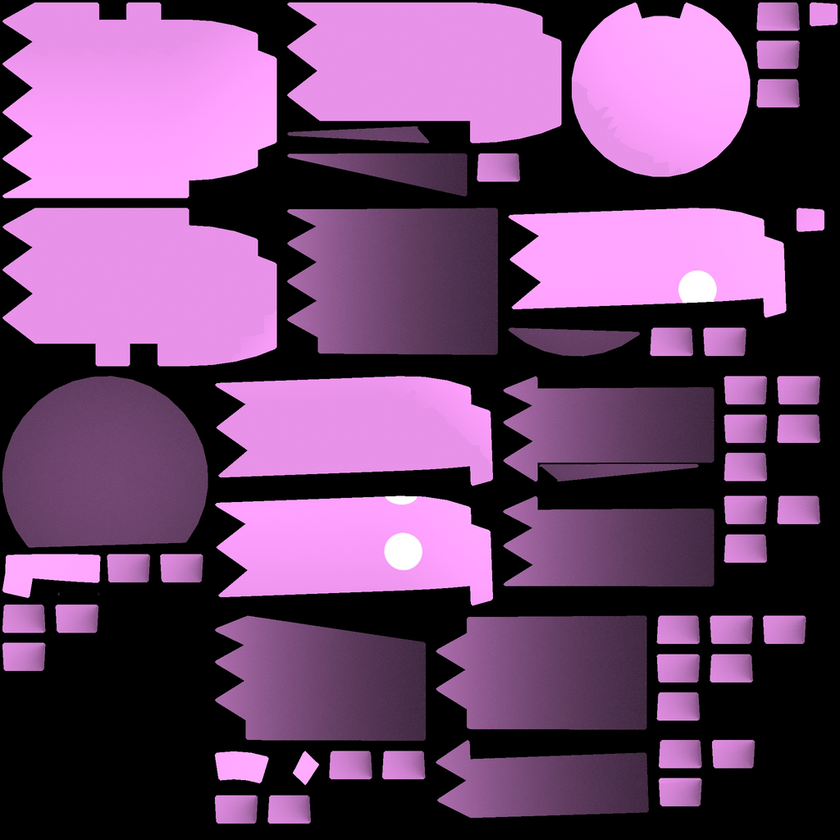
#> input picture data/pacman_ghost.png, 840 x 840 px, shrunk from 1024 x 1024 before the run
$ python colorize_image.py
#> lines starting #> are read from the running program, lines starting #| are printed output that depends on the picture
from PIL import Image


def process_image(input_path, output_path, channel="red"):
    # Open the image
#> called with input_path = 'data/pacman_ghost.png', output_path = 'data/pacman_ghost_green.png', channel = 'green'
    img = Image.open(input_path).convert("RGB")
    pixels = img.load()

    # Channel index: 0 for red, 1 for green, 2 for blue
    channel_idx = {"red": 0, "green": 1, "blue": 2}[channel.lower()]

    # Process each pixel
    for y in range(img.height):
        for x in range(img.width):
            r, g, b = pixels[x, y]

            # Check if the pixel is totally white
            if r == g == b:
                continue  # Keep the original white pixel

            # Create a new pixel with only the selected channel
            channels = [0, 0, 0]
            channels[channel_idx] = [r, g, b][channel_idx]
            pixels[x, y] = tuple(channels)

    # Save the processed image
    img.save(output_path)
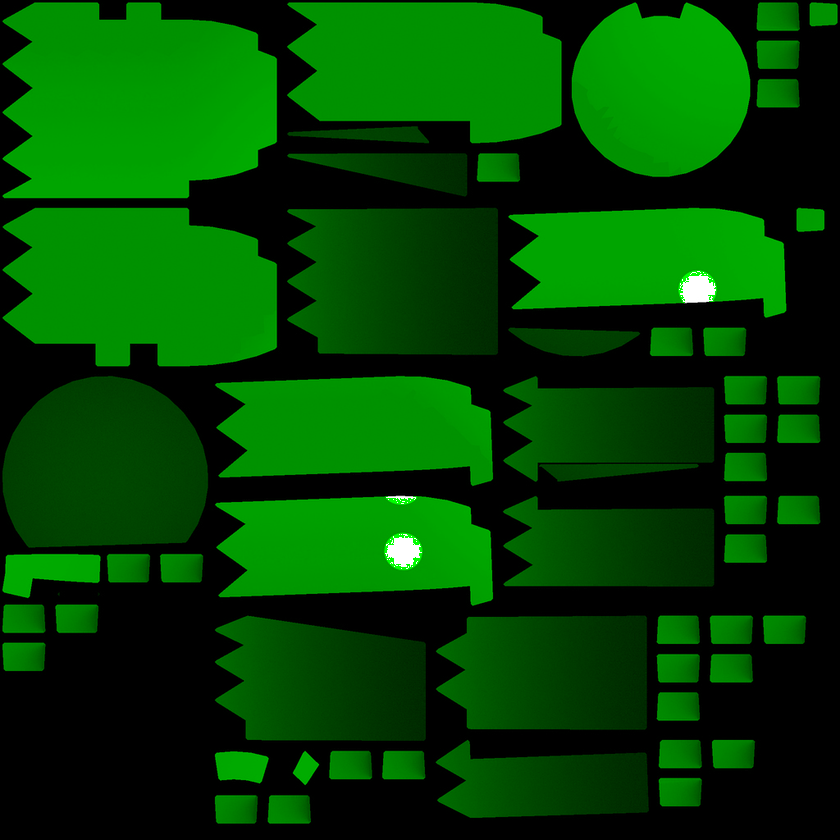
#> saved as pacman_ghost_green.png: PIL image 840x840 RGB; mean R, G, B 0.6, 68.5, 0.6
    print(f"Processed image saved as {output_path}")


# Example usage:
# Replace 'input.png' and 'output.png' with your file paths.
process_image("data/pacman_ghost.png", "data/pacman_ghost_green.png", channel="green")
